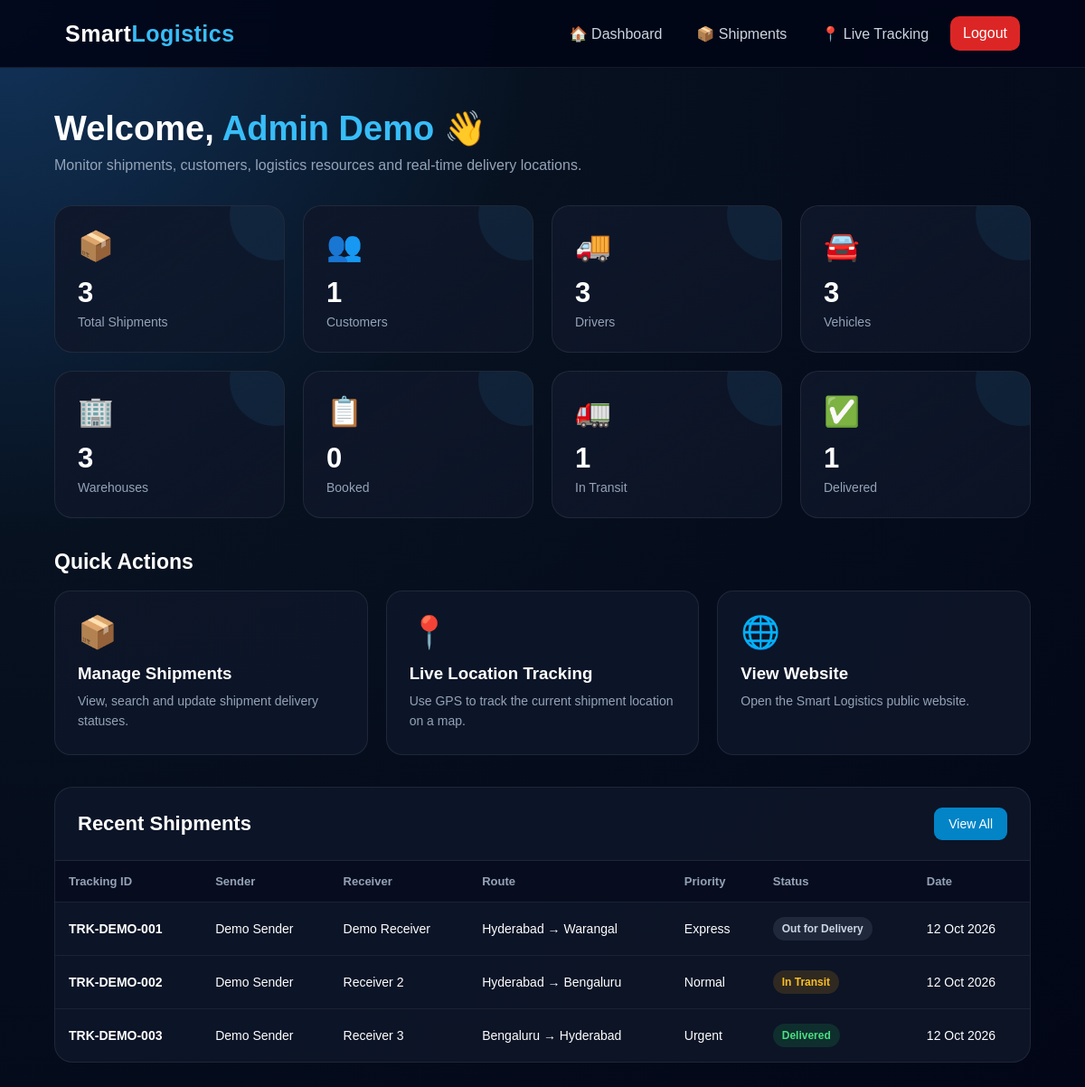
Page /admin/dashboard.php (signed in) on the committed database.
### tables this page shows
CREATE TABLE shipments(
 id INT AUTO_INCREMENT PRIMARY KEY,
 customer_id INT NULL,
 driver_id INT NULL,
 warehouse_id INT NULL,
 tracking_id VARCHAR(80) UNIQUE NOT NULL,
 sender_name VARCHAR(120),
 receiver_name VARCHAR(120),
 origin VARCHAR(180),
 destination VARCHAR(180),
 package_type VARCHAR(60),
 weight DECIMAL(10,2),
 priority ENUM('Normal','Express','Urgent') DEFAULT 'Normal',
 status VARCHAR(60) DEFAULT 'Booked',
 eta_hours DECIMAL(8,2),
 carbon_kg DECIMAL(10,2) DEFAULT 0,
 booked_at TIMESTAMP DEFAULT CURRENT_TIMESTAMP,
 delivered_at DATETIME NULL,
 FOREIGN KEY(customer_id) REFERENCES users(id) ON DELETE SET NULL,
 FOREIGN KEY(driver_id) REFERENCES drivers(id) ON DELETE SET NULL,
 FOREIGN KEY(warehouse_id) REFERENCES warehouses(id) ON DELETE SET NULL
);

### admin/dashboard.php (the view, shortened to what this page needs)
<?php
require_once "../config/database.php";
$adminName = $_SESSION["name"] ?? "Administrator";
$totalShipments = 0;
$bookedShipments = 0;
$inTransitShipments = 0;
$deliveredShipments = 0;
$result = $conn->query(
    "SELECT COUNT(*) AS total
     FROM shipments"
);
if ($result) {
    $row = $result->fetch_assoc();
    $totalShipments = (int)$row["total"];
}
$result = $conn->query(
    "SELECT COUNT(*) AS total
     FROM shipments
     WHERE status = 'Booked'"
);
if ($result) {
    $row = $result->fetch_assoc();
    $bookedShipments = (int)$row["total"];
}
$result = $conn->query(
    "SELECT COUNT(*) AS total
     FROM shipments
     WHERE status = 'In Transit'"
);
if ($result) {
    $row = $result->fetch_assoc();
    $inTransitShipments = (int)$row["total"];
}
$result = $conn->query(
    "SELECT COUNT(*) AS total
     FROM shipments
     WHERE status = 'Delivered'"
);
if ($result) {
    $row = $result->fetch_assoc();
    $deliveredShipments = (int)$row["total"];
}
$totalCustomers = 0;
$result = $conn->query(
    "SELECT COUNT(*) AS total
     FROM users
     WHERE role = 'customer'"
);
if ($result) {
    $row = $result->fetch_assoc();
    $totalCustomers = (int)$row["total"];
}
$totalDrivers = 0;
$result = $conn->query(
    "SELECT COUNT(*) AS total
     FROM drivers"
);
if ($result) {
    $row = $result->fetch_assoc();
    $totalDrivers = (int)$row["total"];
}
$totalVehicles = 0;
$result = $conn->query(
    "SELECT COUNT(*) AS total
     FROM vehicles"
);
if ($result) {
    $row = $result->fetch_assoc();
    $totalVehicles = (int)$row["total"];
}
$totalWarehouses = 0;
$result = $conn->query(
    "SELECT COUNT(*) AS total
     FROM warehouses"
);
if ($result) {
    $row = $result->fetch_assoc();
    $totalWarehouses = (int)$row["total"];
}
$recentShipments = $conn->query(
    "SELECT
        id,
        tracking_id,
        sender_name,
        receiver_name,
        origin,
        destination,
        status,
        priority,
        booked_at
     FROM shipments
     ORDER BY booked_at DESC
     LIMIT 8"
);
?>
<!DOCTYPE html>
<html lang="en">
<head>
</head>
<body>
<nav class="navbar">
    <div class="logo">
        Smart<span>Logistics</span>
    </div>
    <div class="nav-links">
        <a href="dashboard.php">
            🏠 Dashboard
        </a>
        <a href="shipments.php">
            📦 Shipments
        </a>
        <a href="live_tracking.php">
            📍 Live Tracking
        </a>
        <a
            href="../auth/logout.php"
            class="logout"
        >
            Logout
        </a>
    </div>
</nav>
<main class="container">
    <section class="welcome">
        <h1>
            Welcome,
            <span>
                <?php echo htmlspecialchars($adminName); ?>
            </span>
            👋
        </h1>
        <p>
            Monitor shipments, customers, logistics resources
            and real-time delivery locations.
        </p>
    </section>
    <section class="stats-grid">
        <div class="stat-card">
            <div class="stat-icon">
                📦
            </div>
            <h3>
                <?php echo $totalShipments; ?>
            </h3>
            <p>
                Total Shipments
            </p>
        </div>
        <div class="stat-card">
            <div class="stat-icon">
                👥
            </div>
            <h3>
                <?php echo $totalCustomers; ?>
            </h3>
            <p>
                Customers
            </p>
        </div>
        <div class="stat-card">
            <div class="stat-icon">
                🚚
            </div>
            <h3>
                <?php echo $totalDrivers; ?>
            </h3>
            <p>
                Drivers
            </p>
        </div>
        <div class="stat-card">
            <div class="stat-icon">
                🚘
            </div>
            <h3>
                <?php echo $totalVehicles; ?>
            </h3>
            <p>
                Vehicles
            </p>
        </div>
        <div class="stat-card">
            <div class="stat-icon">
                🏢
            </div>
            <h3>
                <?php echo $totalWarehouses; ?>
            </h3>
            <p>
                Warehouses
            </p>
        </div>
        <div class="stat-card">
            <div class="stat-icon">
                📋
            </div>
            <h3>
                <?php echo $bookedShipments; ?>
            </h3>
            <p>
                Booked
            </p>
        </div>
        <div class="stat-card">
            <div class="stat-icon">
                🚛
            </div>
            <h3>
                <?php echo $inTransitShipments; ?>
            </h3>
            <p>
                In Transit
            </p>
        </div>
        <div class="stat-card">
            <div class="stat-icon">
                ✅
            </div>
            <h3>
                <?php echo $deliveredShipments; ?>
            </h3>
            <p>
                Delivered
            </p>
        </div>
    </section>
    <section class="action-section">
        <h2 class="section-title">
            Quick Actions
        </h2>
        <div class="action-grid">
            <a
                href="shipments.php"
                class="action-card"
            >
                <div class="icon">
                    📦
                </div>
                <h3>
                    Manage Shipments
                </h3>
                <p>
                    View, search and update shipment
                    delivery statuses.
                </p>
            </a>
            <a
                href="live_tracking.php"
                class="action-card"
            >
                <div class="icon">
                    📍
                </div>
                <h3>
                    Live Location Tracking
                </h3>
                <p>
                    Use GPS to track the current
                    shipment location on a map.
                </p>
            </a>
            <a
                href="../index.php"
                class="action-card"
            >
                <div class="icon">
                    🌐
                </div>
                <h3>
                    View Website
                </h3>
                <p>
                    Open the Smart Logistics
                    public website.
                </p>
            </a>
        </div>
    </section>
    <section class="table-section">
        <div class="table-header">
            <h2>
                Recent Shipments
            </h2>
            <a
                href="shipments.php"
                class="manage-btn"
            >
                View All
            </a>
        </div>
        <div class="table-wrapper">
            <?php if ($recentShipments && $recentShipments->num_rows > 0): ?>
            <table>
                <thead>
                    <tr>
                        <th>
                            Tracking ID
                        </th>
                        <th>
                            Sender
                        </th>
                        <th>
                            Receiver
                        </th>
                        <th>
                            Route
                        </th>
                        <th>
                            Priority
                        </th>
                        <th>
                            Status
                        </th>
                        <th>
                            Date
                        </th>
                    </tr>
                </thead>
                <tbody>
                <?php while ($shipment = $recentShipments->fetch_assoc()): ?>
                    <?php
                    $statusClass = "status-other";
                    if ($shipment["status"] === "In Transit") {
                        $statusClass = "status-transit";
                    }
                    if ($shipment["status"] === "Delivered") {
                        $statusClass = "status-delivered";
                    }
                    ?>
                    <tr>
                        <td>
                            <strong>
                                <?php
                                echo htmlspecialchars(
                                    $shipment["tracking_id"]
                                );
                                ?>
                            </strong>
                        </td>
                        <td>
                            <?php
                            echo htmlspecialchars(
                                $shipment["sender_name"] ?? "-"
                            );
                            ?>
                        </td>
                        <td>
                            <?php
                            echo htmlspecialchars(
                                $shipment["receiver_name"] ?? "-"
                            );
                            ?>
                        </td>
                        <td>
                            <?php
                            echo htmlspecialchars(
                                $shipment["origin"] ?? "-"
                            );
                            ?>
                            →
                            <?php
                            echo htmlspecialchars(
                                $shipment["destination"] ?? "-"
                            );
                            ?>
                        </td>
                        <td>
                            <?php
                            echo htmlspecialchars(
                                $shipment["priority"] ?? "-"
                            );
                            ?>
                        </td>
                        <td>
                            <span class="status <?php echo $statusClass; ?>">
                                <?php
                                echo htmlspecialchars(
                                    $shipment["status"] ?? "-"
                                );
                                ?>
                            </span>
                        </td>
                        <td>
                            <?php
                            if (!empty($shipment["booked_at"])) {
                                echo date(
                                    "d M Y",
                                    strtotime(
                                        $shipment["booked_at"]
                                    )
                                );
                            } else {
                                echo "-";
                            }
                            ?>
                        </td>
                    </tr>
                <?php endwhile; ?>
                </tbody>
            </table>
            <?php else: ?>
                <div class="empty">
                    No shipments available yet.
                </div>
            <?php endif; ?>
        </div>
    </section>
</main>
</body>
</html>

### admin/dashboard.php (style rules this page uses)
* { margin: 0; padding: 0; box-sizing: border-box; }
body { font-family: Arial, Helvetica, sans-serif; background: radial-gradient( circle at top left, #12345b 0%, #07111f 35%, #020617 100% ); color: #ffffff; min-height: 100vh; }
.navbar { height: 75px; padding: 0 6%; background: rgba(2, 6, 23, 0.92); border-bottom: 1px solid rgba(255,255,255,0.08); display: flex; align-items: center; justify-content: space-between; position: sticky; top: 0; z-index: 1000; backdrop-filter: blur(15px); }
.logo { font-size: 25px; font-weight: 800; letter-spacing: 0.5px; }
.logo span { color: #38bdf8; }
.nav-links { display: flex; align-items: center; gap: 10px; }
.nav-links a { text-decoration: none; color: #cbd5e1; padding: 10px 14px; border-radius: 10px; transition: 0.3s; }
.logout { background: #dc2626 !important; color: white !important; }
.container { width: 90%; max-width: 1400px; margin: 0 auto; padding: 45px 0 60px; }
.welcome { margin-bottom: 35px; animation: fadeDown 0.7s ease; }
.welcome h1 { font-size: 38px; margin-bottom: 10px; }
.welcome h1 span { color: #38bdf8; }
.welcome p { color: #94a3b8; font-size: 16px; }
.stats-grid { display: grid; grid-template-columns: repeat(4, 1fr); gap: 20px; margin-bottom: 35px; }
.stat-card { background: linear-gradient( 145deg, rgba(15,23,42,0.95), rgba(15,23,42,0.65) ); border: 1px solid rgba(255,255,255,0.08); border-radius: 20px; padding: 25px; position: relative; overflow: hidden; transition: transform 0.3s, border-color 0.3s; animation: fadeUp 0.7s ease; }
.stat-card::before { content: ""; position: absolute; width: 100px; height: 100px; right: -40px; top: -40px; background: #38bdf8; opacity: 0.08; border-radius: 50%; }
.stat-icon { font-size: 32px; margin-bottom: 15px; }
.stat-card h3 { font-size: 31px; margin-bottom: 6px; }
.stat-card p { color: #94a3b8; font-size: 14px; }
.action-section { margin-bottom: 35px; }
.section-title { font-size: 23px; margin-bottom: 18px; }
.action-grid { display: grid; grid-template-columns: repeat(3, 1fr); gap: 20px; }
.action-card { text-decoration: none; color: white; padding: 25px; border-radius: 18px; background: rgba(15,23,42,0.85); border: 1px solid rgba(255,255,255,0.08); transition: 0.3s; animation: fadeUp 0.8s ease; }
.action-card .icon { font-size: 35px; margin-bottom: 14px; }
.action-card h3 { margin-bottom: 8px; }
.action-card p { color: #94a3b8; font-size: 14px; line-height: 1.6; }
.table-section { background: rgba(15,23,42,0.85); border: 1px solid rgba(255,255,255,0.08); border-radius: 20px; overflow: hidden; animation: fadeUp 0.9s ease; }
.table-header { padding: 22px 25px; display: flex; justify-content: space-between; align-items: center; border-bottom: 1px solid rgba(255,255,255,0.08); }
.table-header h2 { font-size: 22px; }
.manage-btn { text-decoration: none; background: #0284c7; color: white; padding: 10px 16px; border-radius: 9px; font-size: 14px; transition: 0.3s; }
.table-wrapper { width: 100%; overflow-x: auto; }
table { width: 100%; border-collapse: collapse; min-width: 900px; }
th { text-align: left; padding: 15px; color: #94a3b8; font-size: 13px; background: rgba(2,6,23,0.5); }
td { padding: 16px 15px; border-top: 1px solid rgba(255,255,255,0.06); font-size: 14px; }
.status { display: inline-block; padding: 6px 10px; border-radius: 20px; font-size: 12px; font-weight: bold; }
.status-transit { background: rgba(245,158,11,0.15); color: #fbbf24; }
.status-delivered { background: rgba(34,197,94,0.15); color: #4ade80; }
.status-other { background: rgba(148,163,184,0.15); color: #cbd5e1; }

### rows in the picture
shipments: tracking "TRK-DEMO-001", sender_name "Demo Sender", receiver_name "Demo Receiver", origin "Hyderabad", destination "Warangal", priority "Express", status "Out for Delivery", booked_at "12 Oct 2026"
shipments: tracking "TRK-DEMO-002", sender_name "Demo Sender", receiver_name "Receiver 2", origin "Hyderabad", destination "Bengaluru", priority "Normal", status "In Transit", booked_at "12 Oct 2026"
shipments: tracking "TRK-DEMO-003", sender_name "Demo Sender", receiver_name "Receiver 3", origin "Bengaluru", destination "Hyderabad", priority "Urgent", status "Delivered", booked_at "12 Oct 2026"

### other values in the picture
$adminName "Admin Demo"
$totalShipments "3"
$totalCustomers "1"
$totalDrivers "3"
$totalVehicles "3"
$totalWarehouses "3"
$bookedShipments "0"
$inTransitShipments "1"
$deliveredShipments "1"
